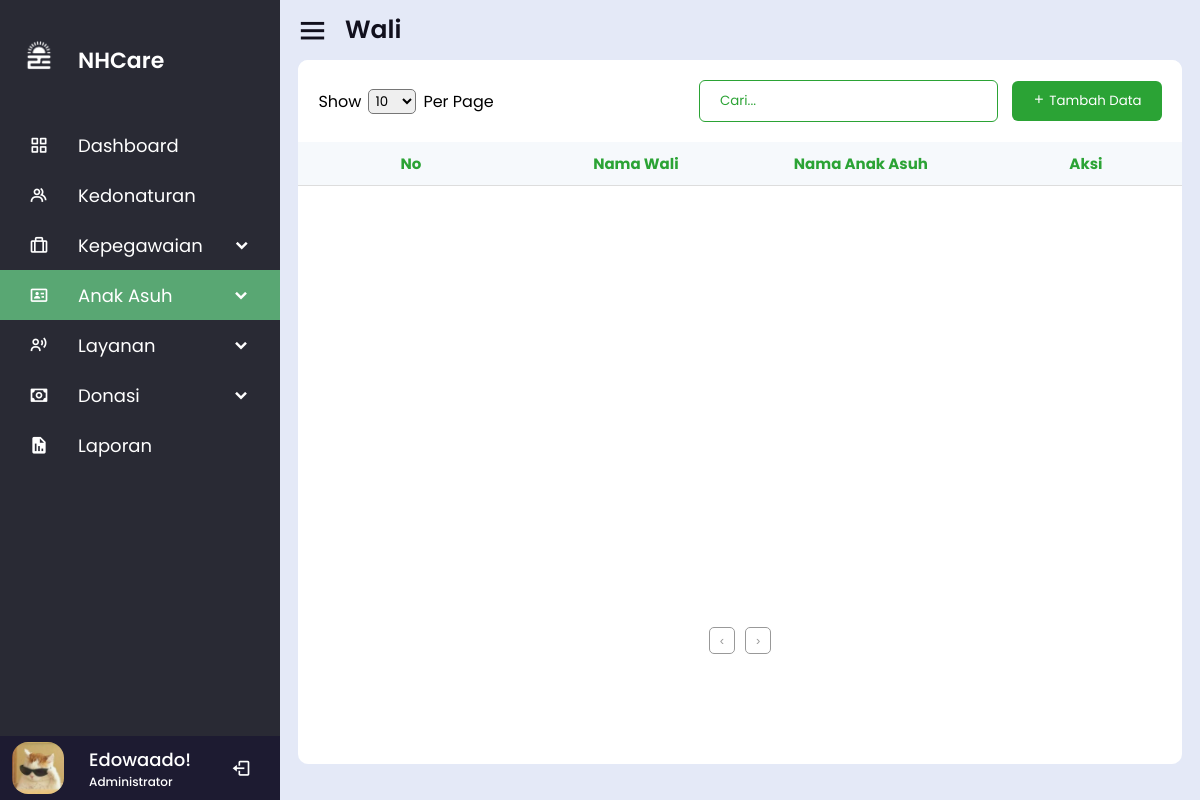
/anak_asuh/wali.php (signed in), run on an earlier commit of the app's database.
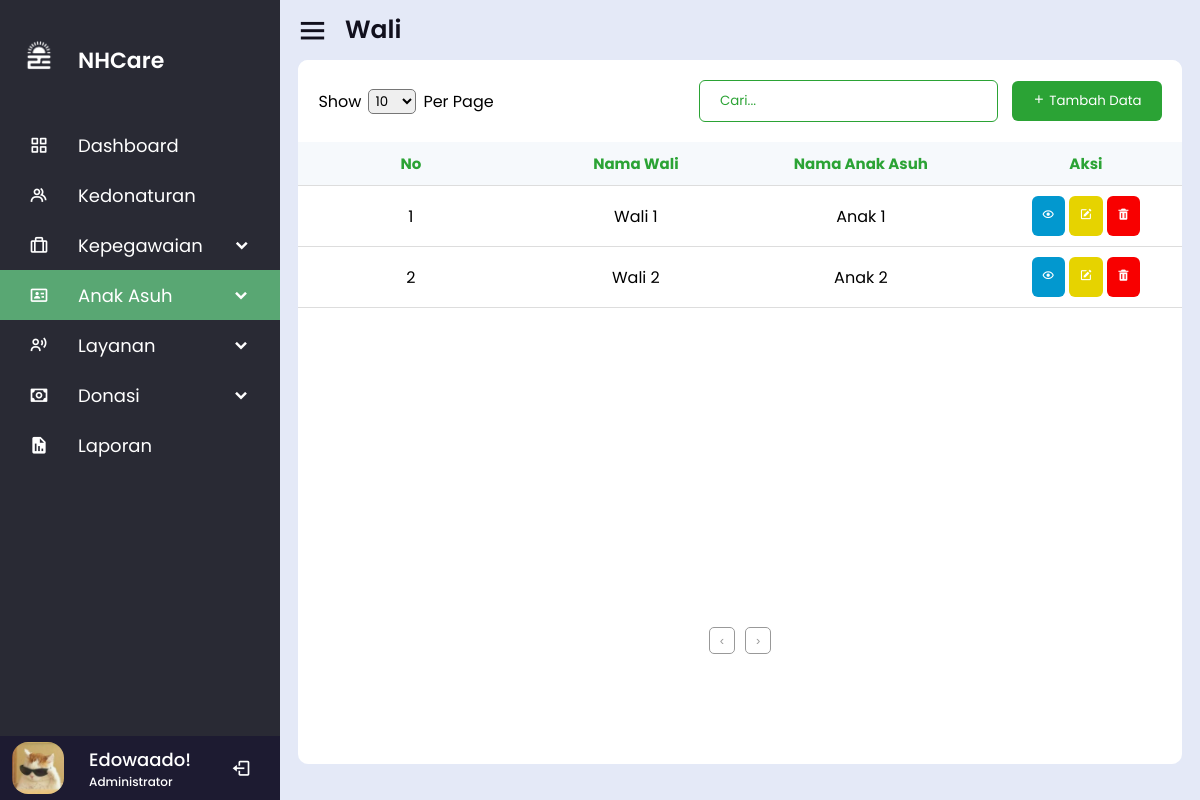
And on a later commit of the database.
### tables this page shows
CREATE TABLE `tb_user` (
  `id_user` int(11) NOT NULL,
  `nama` varchar(64) NOT NULL,
  `email` varchar(64) NOT NULL,
  `password` varchar(64) NOT NULL,
  `no_hp` varchar(13) NOT NULL
);

CREATE TABLE `tb_wali` (
  `id_wali` int(11) NOT NULL,
  `nik` char(16) NOT NULL,
  `nama` varchar(64) NOT NULL,
  `no_hp` varchar(13) NOT NULL,
  `hubungan` varchar(16) NOT NULL,
  `id_anakasuh` int(11) NOT NULL
);

CREATE TABLE `tb_anakasuh` (
  `id_anakasuh` int(11) NOT NULL,
  `nik` char(16) NOT NULL,
  `nama` varchar(64) NOT NULL,
  `jenis_kelamin` varchar(10) NOT NULL,
  `tempat_lahir` varchar(64) NOT NULL,
  `tanggal_lahir` date NOT NULL,
  `alamat` varchar(128) NOT NULL,
  `keterangan` varchar(64) NOT NULL,
  `asrama` varchar(64) NOT NULL,
  `no_akta` varchar(32) NOT NULL,
  `img_akta` blob NOT NULL,
  `no_kk` char(16) NOT NULL,
  `img_kk` blob NOT NULL,
  `no_skko` varchar(32) NOT NULL,
  `img_skko` blob NOT NULL,
  `status` varchar(16) NOT NULL,
  `img_anak` blob NOT NULL,
  `nama_sekolah` varchar(32) NOT NULL,
  `tingkat` varchar(32) NOT NULL,
  `kelas` varchar(32) NOT NULL,
  `cabang` varchar(32) NOT NULL
);

### database/functions.php (called while the page is built)
<?php
$conn = mysqli_connect("localhost", "root", "", "db_nhcare");
class Functions {
    public function get_data($getData){
        global $conn;
        $result = mysqli_query($conn, $getData);
        return $result;
    }
}
?>

### anak_asuh/wali.php (the view, shortened to what the changed rows need)
<?php
require '../database/functions.php';
$email = $_SESSION['login'];
$result = mysqli_query($conn, "SELECT * FROM tb_user WHERE email = '$email'");
$obj = new Functions();
$selectWali = $obj->get_data("SELECT tb_wali.nama AS nama_wali, tb_anakasuh.nama AS nama_anakasuh FROM tb_wali JOIN tb_anakasuh ON tb_wali.id_anakasuh = tb_anakasuh.id_anakasuh");
?>
<!DOCTYPE html>
<html lang="en">
<head>
    <link rel="stylesheet" href="../assets/css/reset.css">
    <link rel="stylesheet" href="../assets/css/alert.css">
    <link rel="stylesheet" href="../assets/css/sidebar.css">
    <link rel="stylesheet" href="../assets/css/table.css">
    <link href='https://unpkg.com/boxicons@2.1.4/css/boxicons.min.css' rel='stylesheet'>
</head>
<body>
    <div class="sidebar">
        <ul class="nav-links">
            <li>
                <div class="profile-details">
                    <div class="name-job">
                        <?php while($row = mysqli_fetch_assoc($result)) : ?>
                        <div class="profile-name"><?php echo $row["nama"]; ?></div>
                        <?php endwhile; ?>
                        <div class="job">Administrator</div>
                    </div>
                </div>
            </li>
        </ul>
    </div>
    <section class="home-section">
        <div class="home-body">
            <div class="table">
                <div class="table-section">
                    <table>
                        <thead>
                            <tr>
                                <th>No</th>
                                <th>Nama Wali</th>
                                <th>Nama Anak Asuh</th>
                                <th>Aksi</th>
                            </tr>
                        </thead>
                        <tbody>
                            <?php
                            $no = 1;
                            while($row = mysqli_fetch_assoc($selectWali)) :
                            ?>
                            <tr>
                                <td><?php echo $no; ?></td>
                                <td><?php echo $row['nama_wali']; ?></td>
                                <td><?php echo $row['nama_anakasuh']; ?></td>
                                <td>
                                    <button><i class='bx bx-show' ></i></button>
                                    <button><i class='bx bxs-edit'></i></button>
                                    <button><i class='bx bxs-trash' ></i></button>
                                </td>
                            </tr>
                            <?php
                            $no++;
                            endwhile;
                            ?>
                        </tbody>
                    </table>
                </div>
            </div>
        </div>
    </section>
</body>
</html>

What changed in the data, as far as the page shows it:
added tb_wali: nama "Wali 1", id_anakasuh.nama "Anak 1"
added tb_wali: nama "Wali 2", id_anakasuh.nama "Anak 2"
